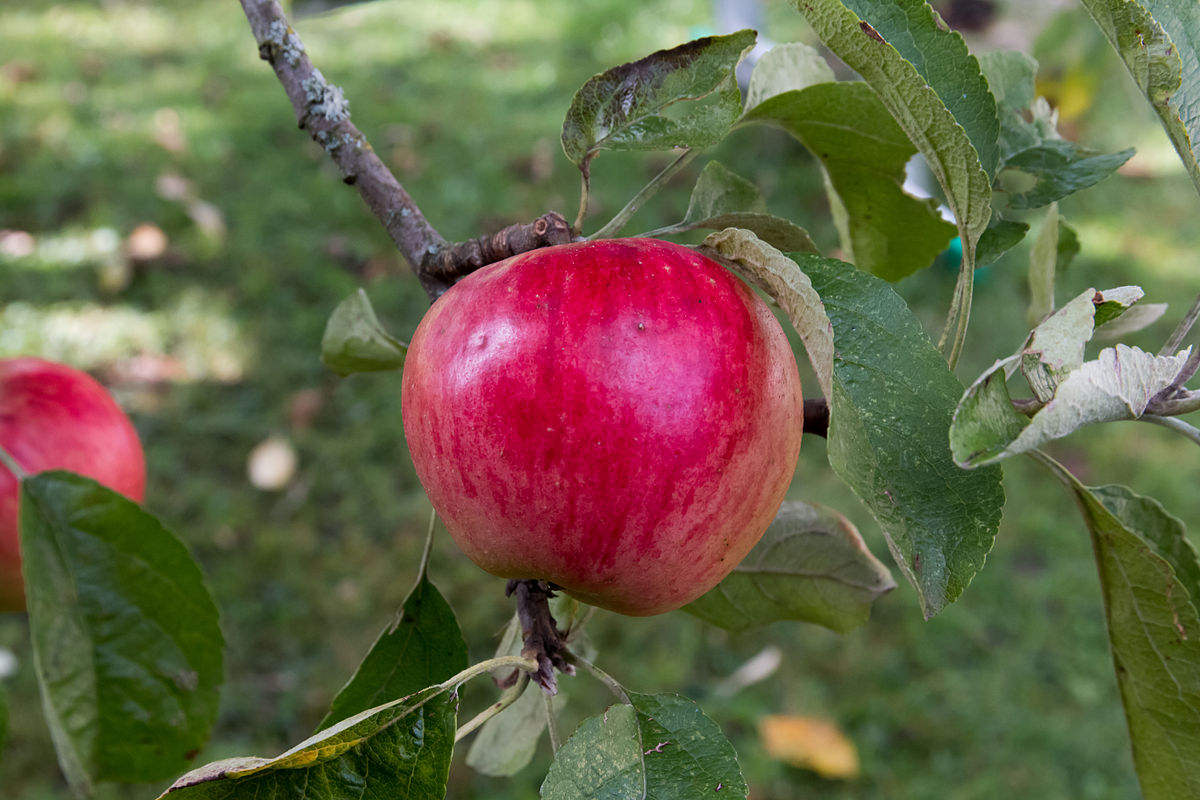
#> input picture images/apple.jpeg, 1200 x 800 px
$ python thresholding.py
#> lines starting #> are read from the running program, lines starting #| are printed output that depends on the picture; after the words box and inside, x2 and y2 are one past the last pixel; in counts of white or black regions, pixels touching at a corner belong together
# Ignore this - this is just needed for the program to run properly
import os
os.chdir(os.path.dirname(__file__))

# =========================

# MIN AND MAX HUES
min_hue = 150
max_hue = 180

# Import OpenCV
import cv2

# Load an image
image = cv2.imread("../images/apple.jpeg")
#> image is the input picture: shape (800, 1200, 3); mean B, G, R 72.4, 99.5, 105.1

# Convert this image into HSV
hsv = cv2.cvtColor(image, cv2.COLOR_BGR2HSV)
#> hsv: shape (800, 1200, 3); mean H, S, V 59.2, 115, 119.3

# Visualize the image with OpenCV
cv2.imshow("Image", image)

# Let's threshold the image
# First, we need to make our min and max thresholds
min_thresh = (min_hue, 0, 0)
max_thresh = (max_hue, 255, 255)

# Now, OpenCV has a nice function to threshold an image
mask = cv2.inRange(hsv, min_thresh, max_thresh)
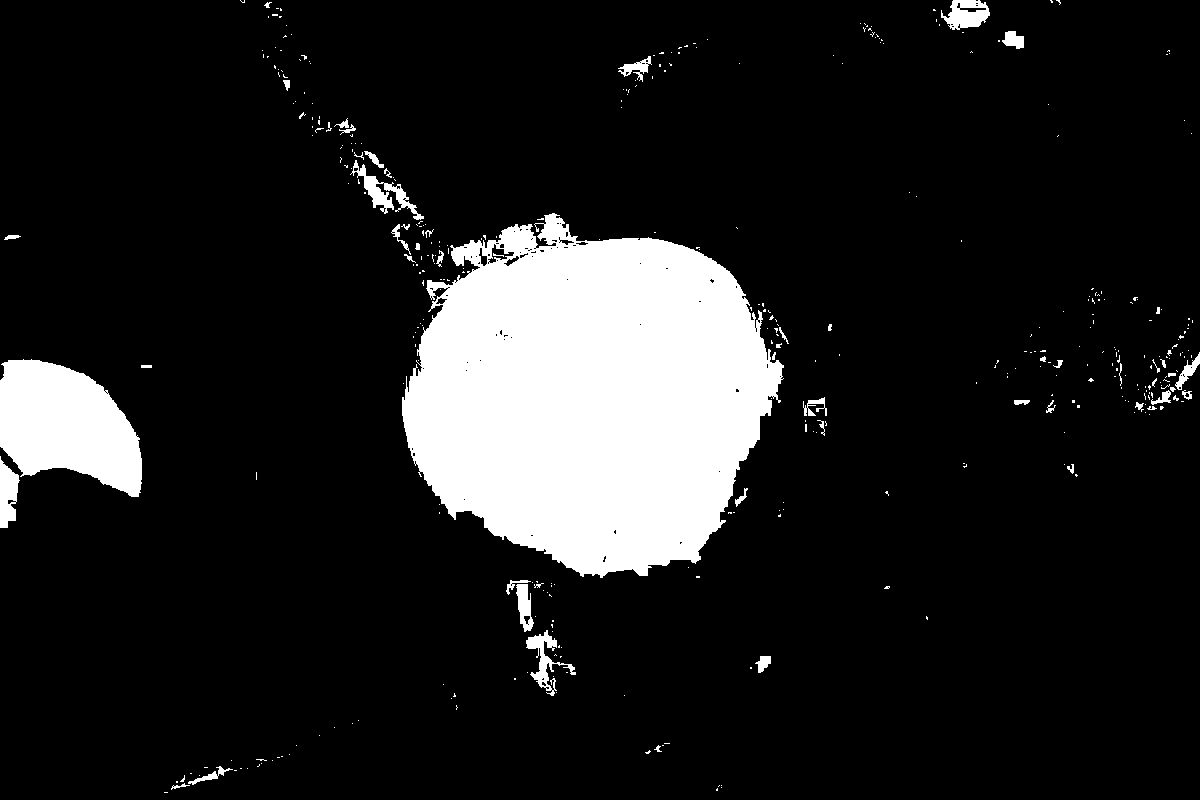
#> mask: shape (800, 1200); 12.6% white; 394 white regions (339 under 20 px), largest, box (x1, y1, x2, y2) and area: (402, 213, 784, 578) 99129, (0, 359, 142, 497) 13511, (350, 160, 424, 220) 1028

# Look at our new image
cv2.imshow("Thresh", mask)

# And then wait for a key to be pressed to close the window
cv2.waitKey(0)

$ run again, with images/bikes.png saved as images/apple.jpeg
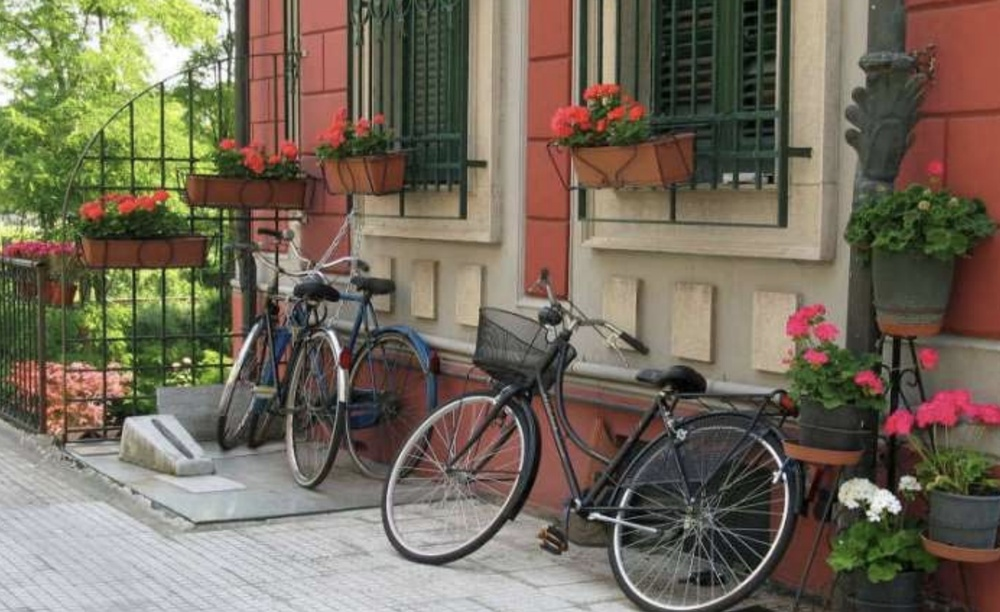
#> input picture images/bikes.png, 1000 x 612 px, shrunk from 1888 x 1156 before the run
#> image is the input picture: shape (612, 1000, 3); mean B, G, R 91.1, 107, 116.4
#> hsv: shape (612, 1000, 3); mean H, S, V 40.5, 71.2, 121.2
#> `mask = cv2.inRange(hsv, min_thresh, max_thresh)`:
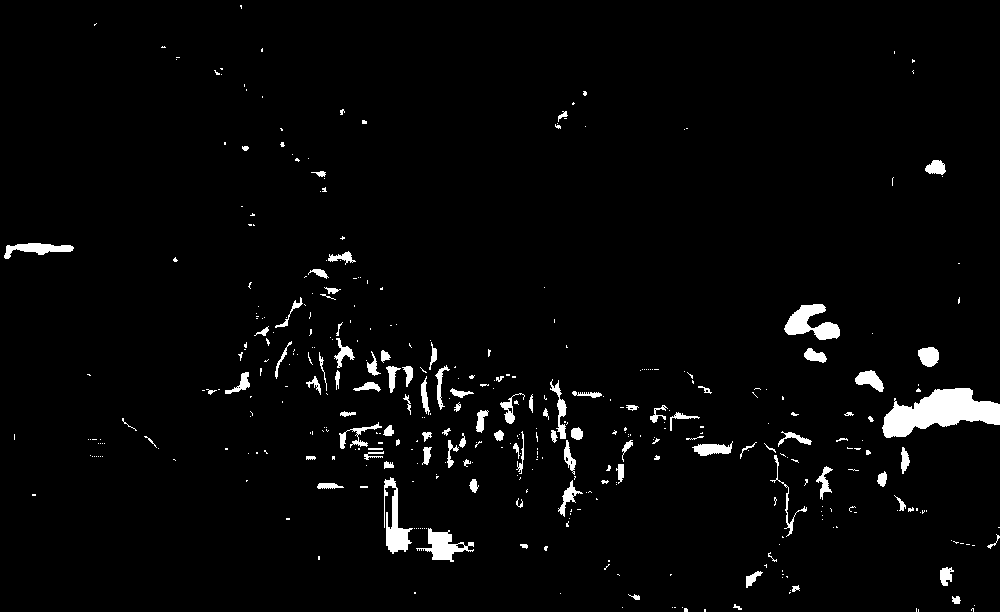
#> mask: shape (612, 1000); 2.9% white; 401 white regions (299 under 20 px), largest, box (x1, y1, x2, y2) and area: (882, 388, 1000, 438) 3357, (784, 304, 840, 340) 1066, (384, 477, 413, 554) 919
